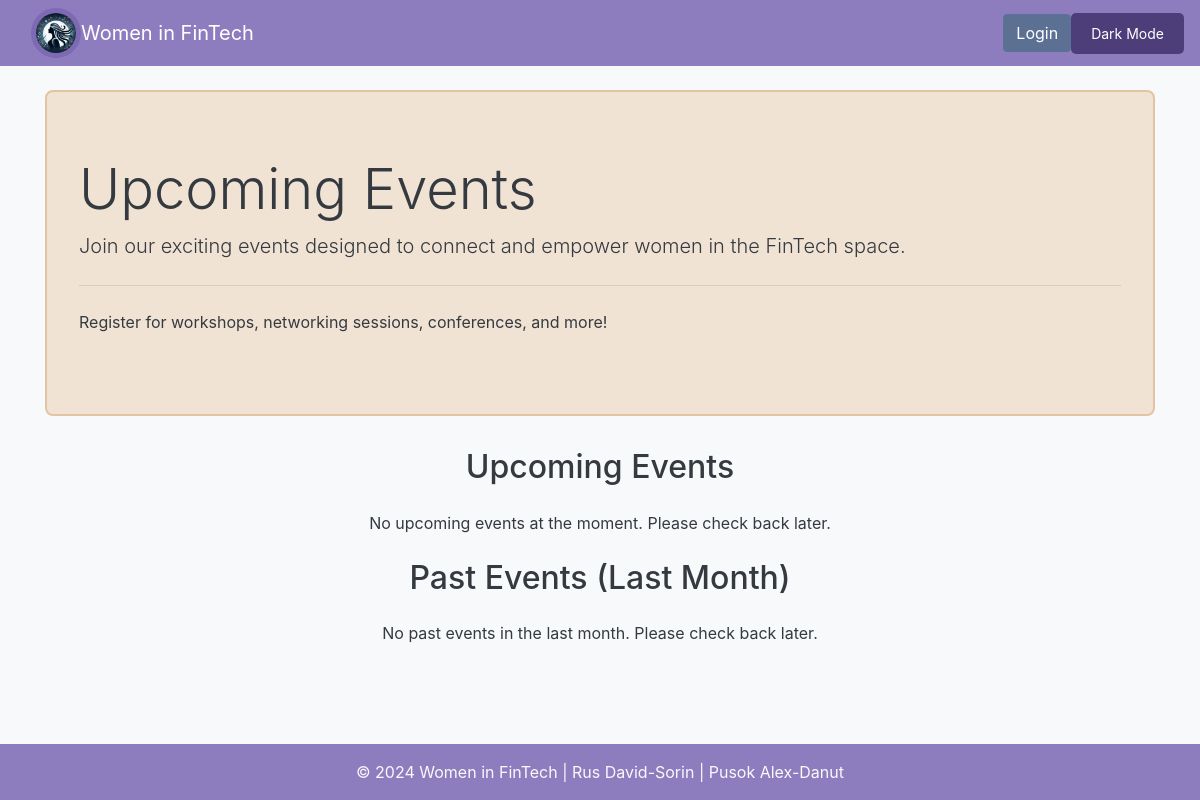
Page /events.php on the earlier database version.
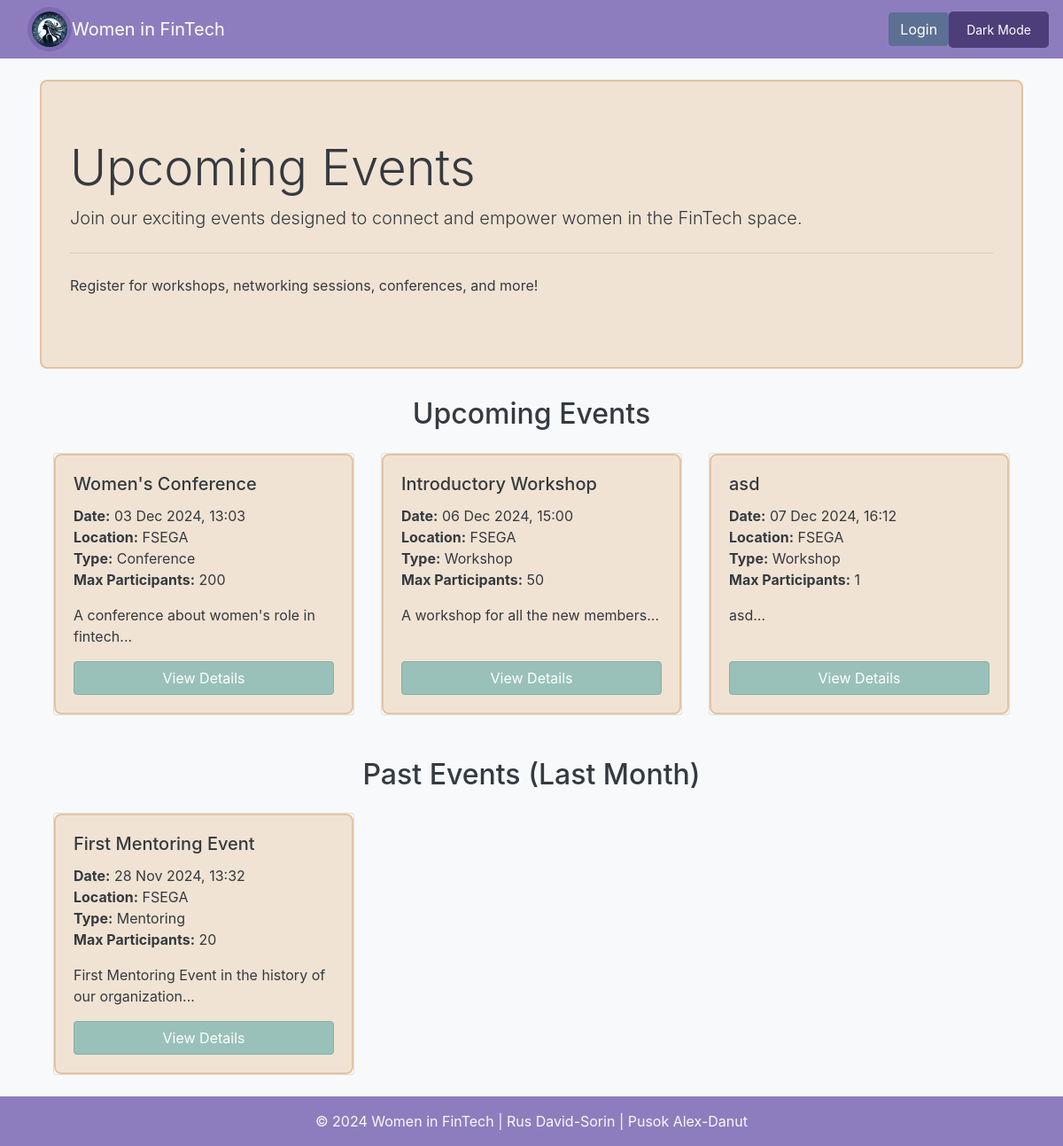
Same page on the later database version.
### tables this page shows
CREATE TABLE `events` (
  `id` int(11) NOT NULL,
  `title` varchar(255) NOT NULL,
  `description` text DEFAULT NULL,
  `event_date` datetime NOT NULL,
  `location` varchar(255) DEFAULT NULL,
  `event_type` enum('workshop','mentoring','networking','conference') DEFAULT NULL,
  `max_participants` int(11) DEFAULT NULL,
  `created_by` int(11) DEFAULT NULL,
  `created_at` timestamp NOT NULL DEFAULT current_timestamp()
);

### events.php (the view, shortened to what this page needs)
<?php
include_once "includes/header.php";
$query_upcoming = "SELECT id, title, description, event_date, location, event_type, max_participants FROM events WHERE event_date >= NOW() ORDER BY event_date ASC";
$stmt_upcoming = $db->prepare($query_upcoming);
$stmt_upcoming->execute();
$events_upcoming = $stmt_upcoming->fetchAll(PDO::FETCH_ASSOC);
$query_past = "SELECT id, title, description, event_date, location, event_type, max_participants FROM events WHERE event_date < NOW() AND event_date >= DATE_SUB(NOW(), INTERVAL 1 MONTH) ORDER BY event_date DESC";
$stmt_past = $db->prepare($query_past);
$stmt_past->execute();
$events_past = $stmt_past->fetchAll(PDO::FETCH_ASSOC);
?>
<div class="jumbotron">
    <h1 class="display-4">Upcoming Events</h1>
    <p class="lead">Join our exciting events designed to connect and empower women in the FinTech space.</p>
    <hr class="my-4">
    <p>Register for workshops, networking sessions, conferences, and more!</p>
</div>
<div class="container mt-4">
    <h2 class="text-center mb-4">Upcoming Events</h2>
    <?php if (!empty($events_upcoming)): ?>
        <div class="row">
            <?php foreach ($events_upcoming as $event): ?>
                <div class="col-md-4 mb-4">
                    <div class="card h-100 d-flex flex-column">
                        <div class="card-body d-flex flex-column">
                            <h5 class="card-title"><?php echo htmlspecialchars($event['title']); ?></h5>
                            <p class="card-text">
                                <strong>Date:</strong> <?php echo date('d M Y, H:i', strtotime($event['event_date'])); ?><br>
                                <strong>Location:</strong> <?php echo htmlspecialchars($event['location']); ?><br>
                                <strong>Type:</strong> <?php echo ucfirst($event['event_type']); ?><br>
                                <strong>Max Participants:</strong> <?php echo $event['max_participants']; ?>
                            </p>
                            <p class="card-text">
                                <?php echo nl2br(htmlspecialchars(substr($event['description'], 0, 100))); ?>...
                            </p>
                            <div class="mt-auto">
                                <a href="event_details.php?id=<?php echo $event['id']; ?>" class="btn btn-primary btn-block">View Details</a>
                            </div>
                        </div>
                    </div>
                </div>
            <?php endforeach; ?>
        </div>
    <?php else: ?>
        <p class="text-center">No upcoming events at the moment. Please check back later.</p>
    <?php endif; ?>
</div>
<div class="container mt-4">
    <h2 class="text-center mb-4">Past Events (Last Month)</h2>
    <?php if (!empty($events_past)): ?>
        <div class="row">
            <?php foreach ($events_past as $event): ?>
                <div class="col-md-4 mb-4">
                    <div class="card h-100 d-flex flex-column">
                        <div class="card-body d-flex flex-column">
                            <h5 class="card-title"><?php echo htmlspecialchars($event['title']); ?></h5>
                            <p class="card-text">
                                <strong>Date:</strong> <?php echo date('d M Y, H:i', strtotime($event['event_date'])); ?><br>
                                <strong>Location:</strong> <?php echo htmlspecialchars($event['location']); ?><br>
                                <strong>Type:</strong> <?php echo ucfirst($event['event_type']); ?><br>
                                <strong>Max Participants:</strong> <?php echo $event['max_participants']; ?>
                            </p>
                            <p class="card-text">
                                <?php echo nl2br(htmlspecialchars(substr($event['description'], 0, 100))); ?>...
                            </p>
                            <div class="mt-auto">
                                <a href="event_details.php?id=<?php echo $event['id']; ?>" class="btn btn-primary btn-block">View Details</a>
                            </div>
                        </div>
                    </div>
                </div>
            <?php endforeach; ?>
        </div>
    <?php else: ?>
        <p class="text-center">No past events in the last month. Please check back later.</p>
    <?php endif; ?>
</div>
<?php
include_once "includes/footer.php";
?>

Differences in the rows shown:
added events: title "Women's Conference", event_date "03 Dec 2024, 13:03", location "FSEGA", event_type "Conference", max_participants "200", description "A conference about women's role in fintech", shown under "Upcoming Events"
added events: title "Introductory Workshop", event_date "06 Dec 2024, 15:00", location "FSEGA", event_type "Workshop", max_participants "50", description "A workshop for all the new members", shown under "Upcoming Events"
added events: title "asd", event_date "07 Dec 2024, 16:12", location "FSEGA", event_type "Workshop", max_participants "1", description "asd", shown under "Upcoming Events"
added events: title "First Mentoring Event", event_date "28 Nov 2024, 13:32", location "FSEGA", event_type "Mentoring", max_participants "20", description "First Mentoring Event in the history of our organization", shown under "Past Events (Last Month)"
Other differences:
text no longer shown: "No upcoming events at the moment. Please check back later. No past events in the last month. Please check back later."
